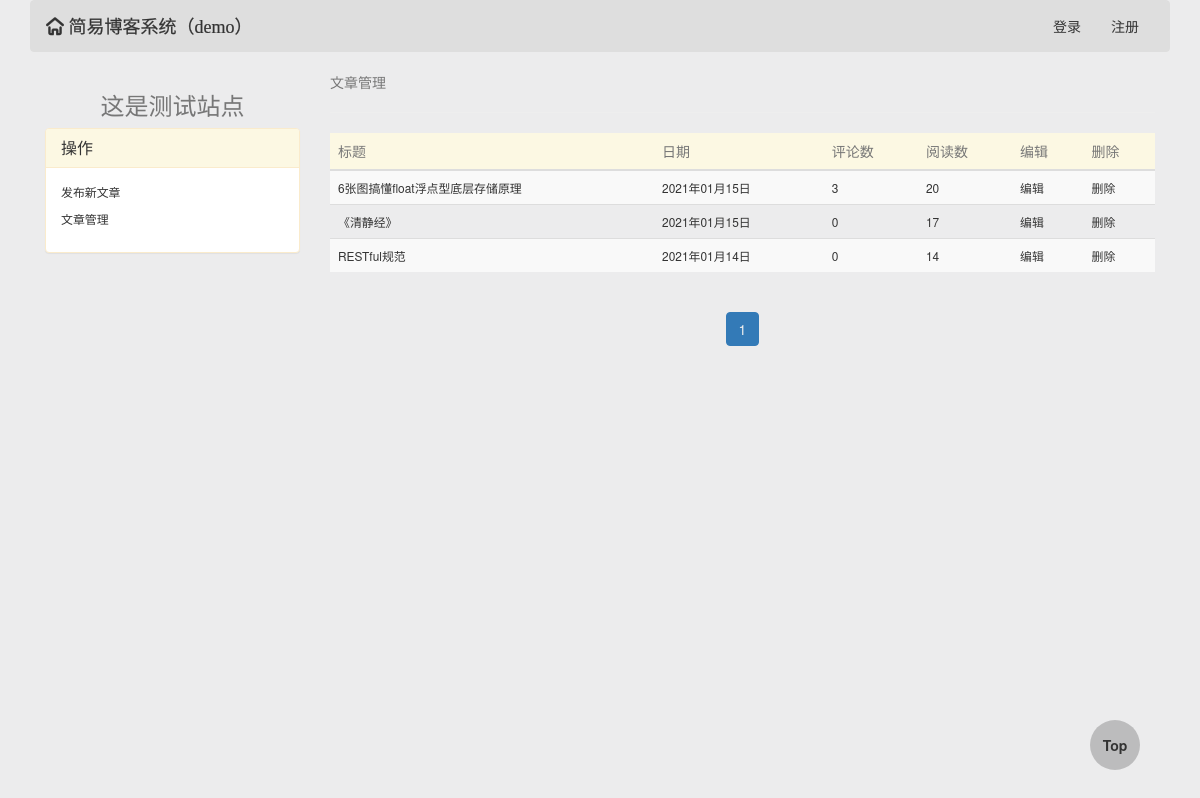
/test/article_manager/, run on the app's committed database.
### blog/models.py (models this page shows, shortened)
class BlogSite(models.Model):
    title = models.CharField(max_length=32, null=True, verbose_name='个人站点标题')

class Article(models.Model):
    title = models.CharField(max_length=64, verbose_name='文章标题')
    desc = models.CharField(max_length=256, verbose_name='文章描述信息')
    create_time = models.DateTimeField(auto_now_add=True, verbose_name='文章创建日期')
    content = models.TextField()
    view_count = models.IntegerField(default=0)
    like_count = models.IntegerField(default=0)
    dislike_count = models.IntegerField(default=0)
    comment_count = models.IntegerField(default=0)
    user = models.ForeignKey('UserInfo', on_delete=models.CASCADE)
    tag = models.ManyToManyField('Tag')

### blog/views.py (the view)
# urls.py: re_path(r'^(?P<username>\w+)/article_manager/$', views.user_article_manager),
def user_article_manager(request, username):
    article_list = Article.objects.filter(user__username=username).order_by('-create_time')
    current_page, page_range, current_page_num = my_paginator(request, article_list, 10)
    return render(request, 'user-article-manager.html', locals())

### blog/templatetags/my_tags.py (called while the page is built)
@register.inclusion_tag('parts/header.html')
def get_header_style(request):
    form_login = UserFormLogin()
    form_reg = UserFormReg()
    username = UserInfo.objects.filter(username=request.user.username).first()
    blog_site = BlogSite.objects.filter(userinfo=username).first()
    return {'form_login': form_login, 'form_reg': form_reg, 'request': request, 'blog_site': blog_site}

@register.inclusion_tag('parts/paginator.html')
def get_paginator_style(current_page, page_range, current_page_num):
    return {'current_page': current_page, 'page_range': page_range, 'current_page_num': current_page_num}

@register.inclusion_tag('parts/side-left-manager.html')
def get_side_left_manager_style(request, username):
    blog_site = BlogSite.objects.filter(userinfo__username=username).first()
    return {'request': request, 'username': username, 'blog_site': blog_site}

### blog/views.py (called while the page is built)
def my_paginator(request, article_list, max_item):
    paginator = Paginator(article_list, max_item)
    current_page_num = int(request.GET.get('page', 1))
    try:  # 正常页码
        current_page = paginator.page(current_page_num)
    except EmptyPage as e:  # 错误页码，设置为1
        current_page = paginator.page(1)
    num = 3  # 显示的页面总个数：(num * 2) + 1
    if paginator.num_pages > (num * 2) + 1:
        if current_page_num - num <= 0:
            page_range = range(1, (num * 2) + 2)
        elif current_page_num + num > paginator.count:
            page_range = range(paginator.count - (num * 2), paginator.count + 1)
        else:
            page_range = range(current_page_num - num, current_page_num + num + 1)
    else:
        page_range = paginator.page_range
    return current_page, page_range, current_page_num

### templates/user-article-manager.html (shortened to what this page needs)
{% extends "base0.html" %}
{% block body %}
    <div class="header">
        {% load my_tags %}
        {% get_header_style request %}
    </div>
    <div class="col-md-3">
        {% load my_tags %}
        {% get_side_left_manager_style request username %}
    </div>
    <div class="col-md-9">
        <span class="text-muted">文章管理</span>
        <hr>
        <table class="table table-striped table-hover">
            <thead>
            <tr class="warning text-muted">
                <th>标题</th>
                <th>日期</th>
                <th>评论数</th>
                <th>阅读数</th>
                <th>编辑</th>
                <th>删除</th>
            </tr>
            </thead>
            <tbody>
            {% for article in current_page %}
                <tr class="small">
                    <td><a href="/{{ article.user.username }}/articles/{{ article.id }}">{{ article.title }}</a></td>
                    <td>{{ article.create_time|date:'Y年m月d日' }}</td>
                    <td>{{ article.comment_count }}</td>
                    <td>{{ article.view_count }}</td>
                    <th><a href="/{{ username }}/article_manager/article_change/{{ article.id }}">编辑</a></th>
                    <th><a href="/{{ username }}/article_manager/article_delete/{{ article.id }}/">删除</a></th>
                </tr>
            {% endfor %}
            </tbody>
        </table>
        {% load my_tags %}
        {% get_paginator_style current_page page_range current_page_num %}
    </div>
{% endblock %}

### templates/parts/side-left-manager.html
<a href="/{{ username }}/">
    <span class="h3 text-muted center-block text-center">{{ blog_site.title }}</span>
</a>
<div class="panel panel-warning">
    <div class="panel-heading" role="tab" id="headingOne">
        <h4 class="panel-title">
            <a role="button" data-toggle="collapse" href="#collapseOne">
                操作
            </a>
        </h4>
    </div>
    <div id="collapseOne" class="panel-collapse collapse in" role="tabpanel">
        <div class="panel-body">
            <p>
                <a class="center-block small" href="/{{ username }}/article_manager/article_create/">发布新文章</a>
            </p>
            <p>
                <a class="center-block small" href="/{{ request.user.username }}/article_manager/">文章管理</a>
            </p>
        </div>
    </div>
</div>

### static/blog/auth.css (style rules this page uses)
.btn, .btn:hover, a, a:hover { transition: all .3s ease-in-out; }

### data on the page
BlogSite: title "这是测试站点"
Article: title "6张图搞懂float浮点型底层存储原理", create_time "2021年01月15日", comment_count "3", view_count "20"
Article: title "《清静经》", create_time "2021年01月15日", comment_count "0", view_count "17"
Article: title "RESTful规范", create_time "2021年01月14日", comment_count "0", view_count "14"

### other printed values
{{ i }} "1"
